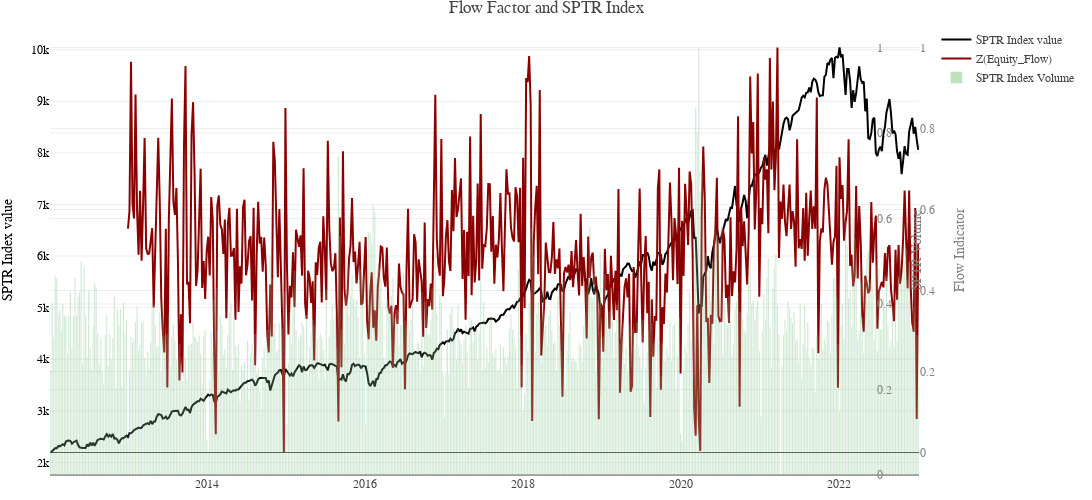

This figure's notebook cell:
### Code cell
plot_df = flow_weekly_dataset.copy()

fig = go.Figure()

fig.add_trace(
    go.Scatter(x=plot_df['t_date'],
                y=plot_df['SPTR Index value'],
                name = 'SPTR Index value',
                yaxis="y",))

fig.add_trace(
    go.Scatter(x=plot_df['t_date'],
                y=(plot_df['Z(Equity_Flow)'] - plot_df['Z(Equity_Flow)'].min()) / (plot_df['Z(Equity_Flow)'].max() - plot_df['Z(Equity_Flow)'].min()),
                name = 'Z(Equity_Flow)',
                yaxis = "y2",))

fig.add_trace(
    go.Bar( x=plot_df['t_date'],
                y=(plot_df['SPTR Index Volume']- plot_df['SPTR Index Volume'].min()) / (plot_df['SPTR Index Volume'].max() - plot_df['SPTR Index Volume'].min()),
                name = 'SPTR Index Volume',
                yaxis = "y3",
                opacity=0.3))


fig.update_layout(template=temp,
                  title='Flow Factor and SPTR Index', 
                  hovermode='closest',
                  margin=dict(l=50, r=50, t=25, b=25),
                  height=500, 
                  width=1600, 
                  showlegend=True,

                xaxis=dict(domain=[0.65, 0.35]),

                yaxis = dict(title="SPTR Index value",
                            titlefont=dict(color="black"),
                            tickfont=dict(color="black")),
                
                yaxis2 = dict(title="Flow Indicator",
                            titlefont=dict(color="gray"),
                            tickfont=dict(color="gray"),
                            overlaying="y", # specifyinfg y - axis has to be separated
                            side="right"), # specifying the side the axis should be present

                yaxis3 = dict(title="SPTR Volume",
                            titlefont=dict(color="gray"),
                            tickfont=dict(color="gray"),
                            overlaying="y", # specifyinfg y - axis has to be separated
                            side="right",
                            position=0.95,), # specifying the side the axis should be present
    )


fig.data[0].line.color = "black"
fig.data[1].line.color = "darkred"
fig.show()

### Figure 1 — Plotly figure (JSON) as saved in the notebook; plotly's stock layout.template omitted (floating-point values rounded to 4 significant figures; data arrays with more than 128 entries replaced by an {"elided": "..."} marker saying what was removed)
{"data": [{"line": {"color": "black"}, "name": "SPTR Index value", "type": "scatter", "x": {"elided": "574 str values"}, "y": {"elided": "574 float values"}, "yaxis": "y"}, {"line": {"color": "darkred"}, "name": "Z(Equity_Flow)", "type": "scatter", "x": {"elided": "574 str values"}, "y": {"elided": "574 float values"}, "yaxis": "y2"}, {"name": "SPTR Index Volume", "opacity": 0.3, "type": "bar", "x": {"elided": "574 str values"}, "y": {"elided": "574 float values"}, "yaxis": "y3"}], "layout": {"height": 500, "hovermode": "closest", "margin": {"b": 25, "l": 50, "r": 50, "t": 25}, "showlegend": true, "title": {"text": "Flow Factor and SPTR Index"}, "width": 1600, "xaxis": {"domain": [0.65, 0.35]}, "yaxis": {"tickfont": {"color": "black"}, "title": {"font": {"color": "black"}, "text": "SPTR Index value"}}, "yaxis2": {"overlaying": "y", "side": "right", "tickfont": {"color": "gray"}, "title": {"font": {"color": "gray"}, "text": "Flow Indicator"}}, "yaxis3": {"overlaying": "y", "position": 0.95, "side": "right", "tickfont": {"color": "gray"}, "title": {"font": {"color": "gray"}, "text": "SPTR Volume"}}}}
